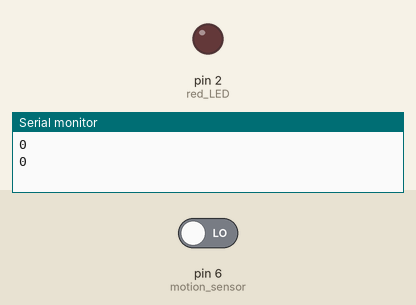
Simulated run of this sketch. Board: Arduino Uno, built with avr-gcc and run on an emulated ATmega328P. Parts: output pins drawn as LEDs (lit = HIGH), the last lines printed to the serial monitor. The inputs (shaded band) are chosen by the test bench; at power-on: pin 6 (motion_sensor) LOW.

Above: at 1.2 s.
1.3 s: pin 6 (motion_sensor) driven HIGH
At 1.6 s:
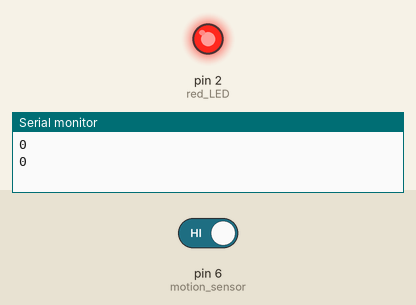
2.8 s: pin 6 (motion_sensor) driven LOW
At 3.9 s:
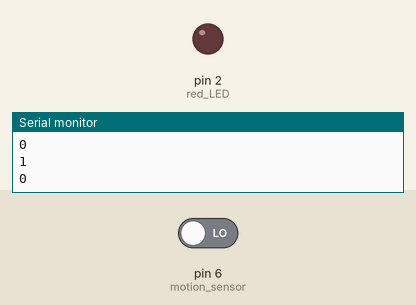
Timing chart, 0 to 5.8 s (numbered marks = the images above; inputs shaded):
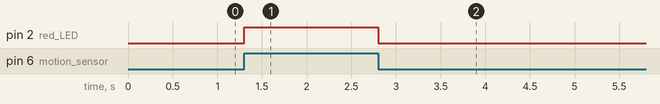

The sketch:

Sensor_motion.ino
```cpp
#define red_LED 2
#define motion_sensor 6


void setup() {
  // put your setup code here, to run once:
  pinMode(motion_sensor,INPUT);
  pinMode(red_LED,OUTPUT);
  Serial.begin(9600);
  cli(); // Stop interrupts for till we make the settings
  // reset the control register to make sure starting with everything disabled
  TCCR1A = 0;
  TCCR1B = 0;
  // set prescalar
  TCCR1B |= B00000100;
  // enable compare match mode on register A
  TIMSK1 |= B00000010;
  // set the value of register A to 31250
  OCR1A = 65535;
  // enable back the interrupts
  sei();
}
// this IRS triggers each 1000ms
ISR(TIMER1_COMPA_vect){
  TCNT1 = 0;
  int motion_value = digitalRead(6);
  Serial.println(motion_value);
//  Serial.print(" ");
//  Serial.println(light_value);
  }

void loop() {
  // put your main code here, to run repeatedly:
  int motion_value = digitalRead(motion_sensor);
    if(motion_value==HIGH){
        digitalWrite(red_LED,HIGH);
      }
    else{
        digitalWrite(red_LED,LOW);
      }
}
```

Measured:
- after the input at 1.3 s, pin 2 (red_LED): LOW → HIGH at once
- after the input at 2.8 s, pin 2 (red_LED): HIGH → LOW at once
